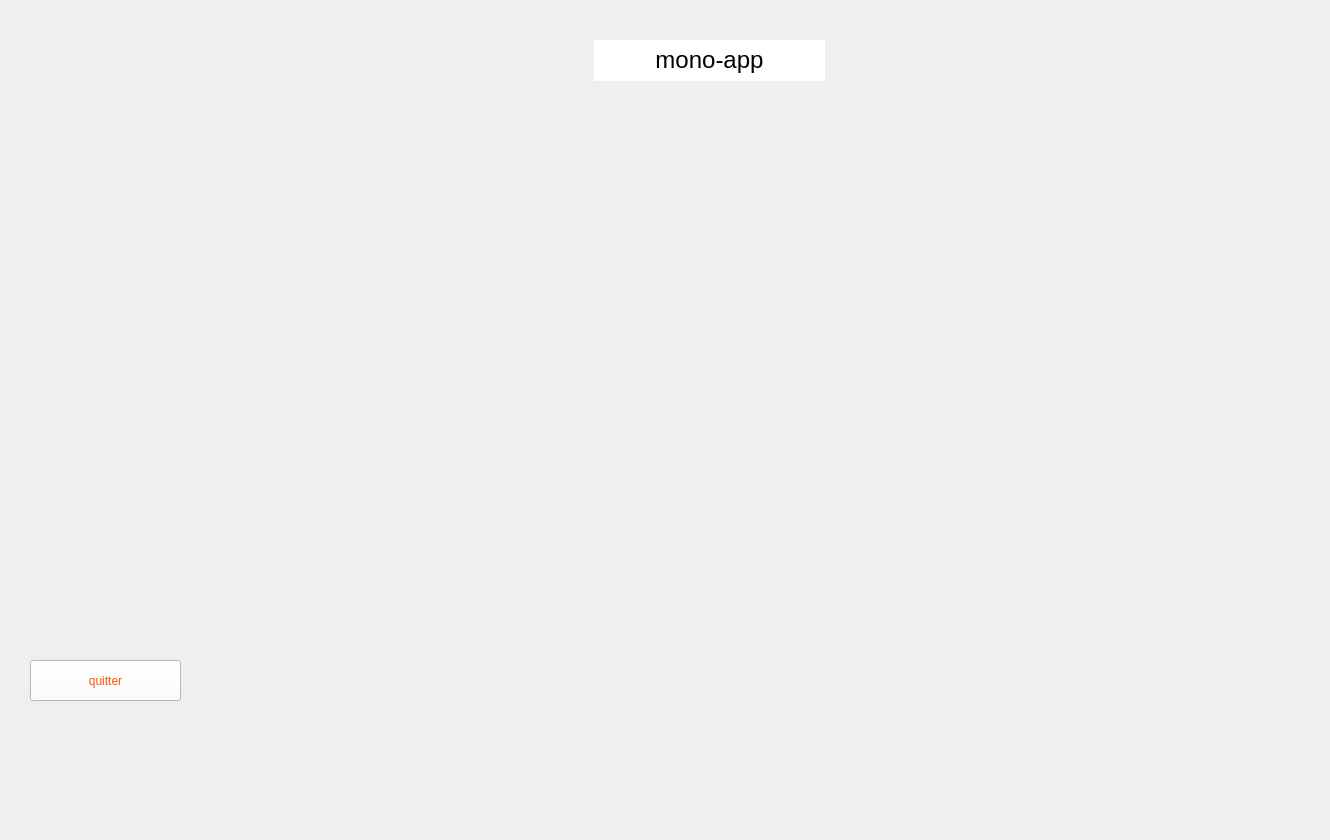
   <widget class="QWidget" name="page">
    <widget class="QPushButton" name="pushButton">
     <property name="geometry">
      <rect>
       <x>0</x>
       <y>400</y>
       <width>221</width>
       <height>41</height>
      </rect>
     </property>
     <property name="text">
      <string/>
     </property>
     <property name="flat">
      <bool>true</bool>
     </property>
    </widget>
    <widget class="QPushButton" name="pushButton_2">
     <property name="geometry">
      <rect>
       <x>0</x>
       <y>450</y>
       <width>221</width>
       <height>41</height>
      </rect>
     </property>
     <property name="text">
      <string/>
     </property>
     <property name="flat">
      <bool>true</bool>
     </property>
    </widget>
    <widget class="QPushButton" name="pushButton_3">
     <property name="geometry">
      <rect>
       <x>30</x>
       <y>660</y>
       <width>151</width>
       <height>41</height>
      </rect>
     </property>
     <property name="styleSheet">
      <string notr="true">color: rgb(255, 85, 0);
background-color: rgb(255, 255, 255);</string>
     </property>
     <property name="text">
      <string>quitter</string>
     </property>
    </widget>
    <widget class="QLabel" name="label_5">
     <property name="geometry">
      <rect>
       <x>-40</x>
       <y>-40</y>
       <width>1321</width>
       <height>831</height>
      </rect>
     </property>
     <property name="text">
      <string/>
     </property>
     <property name="pixmap">
      <pixmap>../../../Pictures/Saved Pictures/bg.png</pixmap>
     </property>
     <property name="scaledContents">
      <bool>true</bool>
     </property>
    </widget>
    <widget class="QLabel" name="label_4">
     <property name="geometry">
      <rect>
       <x>594</x>
       <y>40</y>
       <width>231</width>
       <height>41</height>
      </rect>
     </property>
     <property name="styleSheet">
      <string notr="true">background-color: rgb(255, 255, 255);
background-color: rgb(255, 255, 255);</string>
     </property>
     <property name="text">
      <string>&lt;html&gt;&lt;head/&gt;&lt;body&gt;&lt;p align=&quot;center&quot;&gt;&lt;span style=&quot; font-size:18pt;&quot;&gt;mono-app&lt;/span&gt;&lt;/p&gt;&lt;/body&gt;&lt;/html&gt;</string>
     </property>
    </widget>
    <zorder>label_5</zorder>
    <zorder>pushButton</zorder>
    <zorder>pushButton_2</zorder>
    <zorder>pushButton_3</zorder>
    <zorder>label_4</zorder>
   </widget>
